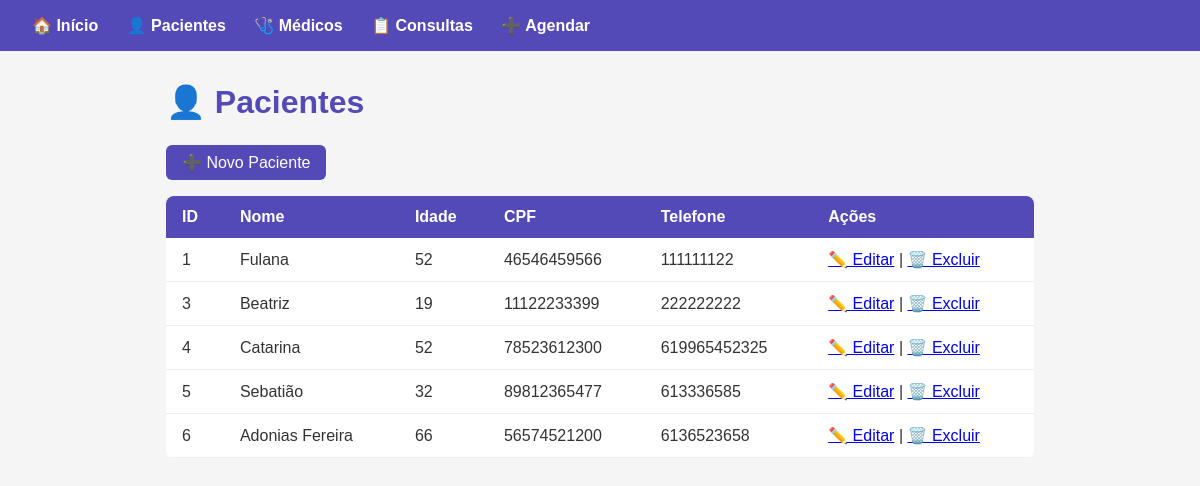
/pacientes, run on the app's committed database.
### tables this page shows
CREATE TABLE pacientes (
        id INTEGER PRIMARY KEY AUTOINCREMENT,
        nome TEXT NOT NULL,
        idade INTEGER,
        cpf TEXT,
        telefone TEXT
    );

### app.py (the view)
@app.route("/pacientes")
def pacientes():
    pacientes = banco.listar_pacientes()
    return render_template("pacientes.html", pacientes=pacientes)

### banco.py (called while the page is built)
def conectar():
    con = sqlite3.connect(DB_NAME)
    con.row_factory = sqlite3.Row
    return con

def listar_pacientes():
    con = conectar()
    cur = con.cursor()
    cur.execute("SELECT * FROM pacientes")
    dados = cur.fetchall()
    con.close()
    return dados

### templates/pacientes.html
{% extends "base.html" %}
{% block conteudo %}
  <h1>👤 Pacientes</h1>
  <a href="{{ url_for('cadastrar_paciente') }}" class="btn">➕ Novo Paciente</a>
  {% if pacientes %}
    <table>
      <thead>
        <tr>
          <th>ID</th><th>Nome</th><th>Idade</th><th>CPF</th><th>Telefone</th><th>Ações</th>
        </tr>
      </thead>
      <tbody>
        {% for p in pacientes %}
        <tr>
          <td>{{ p[0] }}</td>
          <td>{{ p[1] }}</td>
          <td>{{ p[2] }}</td>
          <td>{{ p[3] }}</td>
          <td>{{ p[4] }}</td>
          <td>
            <a href="{{ url_for('editar_paciente', id=p[0]) }}">✏️ Editar</a> |
            <a href="{{ url_for('deletar_paciente', id=p[0]) }}">🗑️ Excluir</a>
          </td>
        </tr>
        {% endfor %}
      </tbody>
    </table>
  {% else %}
    <p class="vazio">Nenhum paciente cadastrado.</p>
  {% endif %}
{% endblock %}

### static/style.css (style rules this page uses)
* { box-sizing: border-box; margin: 0; padding: 0; }
body { font-family: Arial, sans-serif; background: #f5f5f5; color: #333; }
h1 { margin-bottom: 1.5rem; color: #534ab7; }
table { width: 100%; border-collapse: collapse; background: white; border-radius: 8px; overflow: hidden; }
th { background: #534ab7; color: white; padding: 0.75rem 1rem; text-align: left; }
td { padding: 0.75rem 1rem; border-bottom: 1px solid #eee; }
.btn { display: inline-block; padding: 0.5rem 1rem; background: #534ab7; color: white; text-decoration: none; border-radius: 6px; border: none; cursor: pointer; margin-bottom: 1rem; }

### data on the page
pacientes: id "1", nome "Fulana", idade "52", cpf "46546459566", telefone "111111122"
pacientes: id "3", nome "Beatriz", idade "19", cpf "11122233399", telefone "222222222"
pacientes: id "4", nome "Catarina", idade "52", cpf "78523612300", telefone "619965452325"
pacientes: id "5", nome "Sebatião", idade "32", cpf "89812365477", telefone "613336585"
pacientes: id "6", nome "Adonias Fereira", idade "66", cpf "56574521200", telefone "6136523658"
